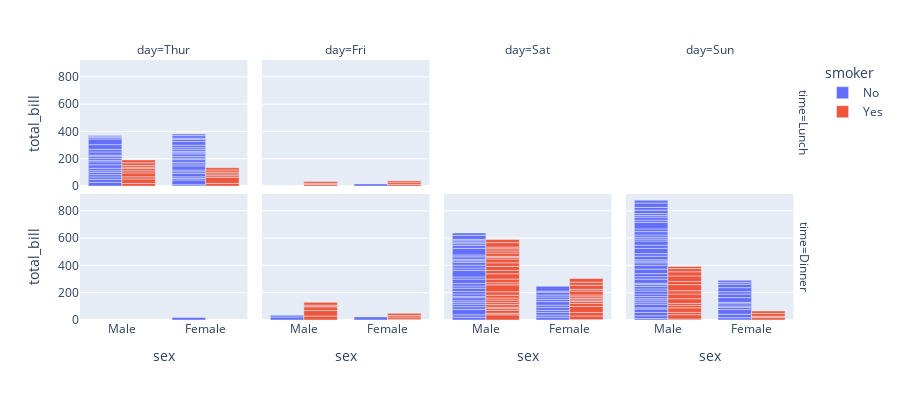

Here is the notebook cell this chart was saved with:
### Code cell
fig = px.bar(tips, x='sex',y='total_bill',
             color='smoker',
             barmode='group',
             facet_row='time',
             facet_col='day',
             category_orders={'day':['Thur','Fri','Sat','Sun'],
                              'time':['Lunch','Dinner']},
             height=400)
fig.show()

### Figure 1 — Plotly figure (JSON) as saved in the notebook; plotly's stock layout.template omitted (floating-point values rounded to 4 significant figures)
{"data": [{"alignmentgroup": "True", "hovertemplate": "smoker=No<br>time=Lunch<br>day=Thur<br>sex=%{x}<br>total_bill=%{y}<extra></extra>", "legendgroup": "No", "marker": {"color": "#636efa", "pattern": {"shape": ""}}, "name": "No", "offsetgroup": "No", "orientation": "v", "showlegend": true, "textposition": "auto", "type": "bar", "x": ["Male", "Male", "Male", "Male", "Female", "Male", "Female", "Male", "Male", "Male", "Male", "Female", "Female", "Female", "Male", "Female", "Male", "Male", "Female", "Female", "Male", "Female", "Female", "Male", "Male", "Female", "Female", "Female", "Female", "Female", "Female", "Female", "Female", "Female", "Male", "Male", "Female", "Female", "Female", "Female", "Female", "Male", "Male", "Male"], "xaxis": "x5", "y": [27.2, 22.76, 17.29, 16.66, 10.07, 15.98, 34.83, 13.03, 18.28, 24.71, 21.16, 10.65, 12.43, 24.08, 11.69, 13.42, 14.26, 15.95, 12.48, 29.8, 8.52, 14.52, 11.38, 22.82, 19.08, 20.27, 11.17, 12.26, 18.26, 8.51, 10.33, 14.15, 13.16, 17.47, 34.3, 41.19, 27.05, 16.43, 8.35, 18.64, 11.87, 9.78, 7.51, 7.56], "yaxis": "y5"}, {"alignmentgroup": "True", "hovertemplate": "smoker=No<br>time=Lunch<br>day=Fri<br>sex=%{x}<br>total_bill=%{y}<extra></extra>", "legendgroup": "No", "marker": {"color": "#636efa", "pattern": {"shape": ""}}, "name": "No", "offsetgroup": "No", "orientation": "v", "showlegend": false, "textposition": "auto", "type": "bar", "x": ["Female"], "xaxis": "x6", "y": [15.98], "yaxis": "y6"}, {"alignmentgroup": "True", "hovertemplate": "smoker=No<br>time=Dinner<br>day=Thur<br>sex=%{x}<br>total_bill=%{y}<extra></extra>", "legendgroup": "No", "marker": {"color": "#636efa", "pattern": {"shape": ""}}, "name": "No", "offsetgroup": "No", "orientation": "v", "showlegend": false, "textposition": "auto", "type": "bar", "x": ["Female"], "xaxis": "x", "y": [18.78], "yaxis": "y"}, {"alignmentgroup": "True", "hovertemplate": "smoker=No<br>time=Dinner<br>day=Fri<br>sex=%{x}<br>total_bill=%{y}<extra></extra>", "legendgroup": "No", "marker": {"color": "#636efa", "pattern": {"shape": ""}}, "name": "No", "offsetgroup": "No", "orientation": "v", "showlegend": false, "textposition": "auto", "type": "bar", "x": ["Male", "Female", "Male"], "xaxis": "x2", "y": [22.49, 22.75, 12.46], "yaxis": "y2"}, {"alignmentgroup": "True", "hovertemplate": "smoker=No<br>time=Dinner<br>day=Sat<br>sex=%{x}<br>total_bill=%{y}<extra></extra>", "legendgroup": "No", "marker": {"color": "#636efa", "pattern": {"shape": ""}}, "name": "No", "offsetgroup": "No", "orientation": "v", "showlegend": false, "textposition": "auto", "type": "bar", "x": ["Male", "Male", "Female", "Female", "Male", "Male", "Male", "Male", "Male", "Male", "Female", "Male", "Male", "Female", "Female", "Male", "Male", "Male", "Female", "Male", "Male", "Male", "Female", "Male", "Male", "Male", "Female", "Male", "Male", "Female", "Female", "Male", "Female", "Male", "Male", "Female", "Male", "Male", "Male", "Male", "Male", "Male", "Female", "Male", "Male"], "xaxis": "x3", "y": [20.65, 17.92, 20.29, 15.77, 39.42, 19.82, 17.81, 13.37, 12.69, 21.7, 19.65, 9.55, 18.35, 15.06, 20.69, 17.78, 24.06, 16.31, 16.93, 18.69, 31.27, 16.04, 26.41, 48.27, 17.59, 20.08, 16.45, 20.23, 12.02, 17.07, 14.73, 10.51, 20.92, 18.24, 14, 7.25, 48.33, 20.45, 13.28, 11.61, 10.77, 10.07, 35.83, 29.03, 17.82], "yaxis": "y3"}, {"alignmentgroup": "True", "hovertemplate": "smoker=No<br>time=Dinner<br>day=Sun<br>sex=%{x}<br>total_bill=%{y}<extra></extra>", "legendgroup": "No", "marker": {"color": "#636efa", "pattern": {"shape": ""}}, "name": "No", "offsetgroup": "No", "orientation": "v", "showlegend": false, "textposition": "auto", "type": "bar", "x": ["Female", "Male", "Male", "Male", "Female", "Male", "Male", "Male", "Male", "Male", "Male", "Female", "Male", "Male", "Female", "Male", "Female", "Male", "Female", "Male", "Male", "Male", "Male", "Male", "Male", "Male", "Male", "Male", "Male", "Female", "Female", "Male", "Male", "Male", "Male", "Male", "Female", "Female", "Male", "Male", "Male", "Male", "Male", "Male", "Female", "Male", "Female", "Female", "Male", "Male", "Male", "Female", "Male", "Male", "Male", "Male", "Male"], "xaxis": "x4", "y": [16.99, 10.34, 21.01, 23.68, 24.59, 25.29, 8.77, 26.88, 15.04, 14.78, 10.27, 35.26, 15.42, 18.43, 14.83, 21.58, 10.33, 16.29, 16.97, 17.46, 13.94, 9.68, 30.4, 18.29, 22.23, 32.4, 28.55, 18.04, 12.54, 10.29, 34.81, 9.94, 25.56, 19.49, 38.07, 23.95, 25.71, 17.31, 29.93, 14.07, 13.13, 17.26, 24.55, 19.77, 29.85, 48.17, 25, 13.39, 16.49, 21.5, 12.66, 16.21, 13.81, 24.52, 20.76, 31.71, 20.69], "yaxis": "y4"}, {"alignmentgroup": "True", "hovertemplate": "smoker=Yes<br>time=Lunch<br>day=Thur<br>sex=%{x}<br>total_bill=%{y}<extra></extra>", "legendgroup": "Yes", "marker": {"color": "#EF553B", "pattern": {"shape": ""}}, "name": "Yes", "offsetgroup": "Yes", "orientation": "v", "showlegend": true, "textposition": "auto", "type": "bar", "x": ["Male", "Male", "Male", "Female", "Male", "Male", "Male", "Male", "Female", "Female", "Male", "Male", "Female", "Female", "Female", "Male", "Female"], "xaxis": "x5", "y": [19.44, 32.68, 16, 19.81, 28.44, 15.48, 16.58, 10.34, 43.11, 13, 13.51, 18.71, 12.74, 13, 16.4, 20.53, 16.47], "yaxis": "y5"}, {"alignmentgroup": "True", "hovertemplate": "smoker=Yes<br>time=Lunch<br>day=Fri<br>sex=%{x}<br>total_bill=%{y}<extra></extra>", "legendgroup": "Yes", "marker": {"color": "#EF553B", "pattern": {"shape": ""}}, "name": "Yes", "offsetgroup": "Yes", "orientation": "v", "showlegend": false, "textposition": "auto", "type": "bar", "x": ["Male", "Female", "Male", "Male", "Female", "Female"], "xaxis": "x6", "y": [12.16, 13.42, 8.58, 13.42, 16.27, 10.09], "yaxis": "y6"}, {"alignmentgroup": "True", "hovertemplate": "smoker=Yes<br>time=Dinner<br>day=Fri<br>sex=%{x}<br>total_bill=%{y}<extra></extra>", "legendgroup": "Yes", "marker": {"color": "#EF553B", "pattern": {"shape": ""}}, "name": "Yes", "offsetgroup": "Yes", "orientation": "v", "showlegend": false, "textposition": "auto", "type": "bar", "x": ["Male", "Female", "Female", "Male", "Male", "Male", "Male", "Female", "Female"], "xaxis": "x2", "y": [28.97, 5.75, 16.32, 40.17, 27.28, 12.03, 21.01, 11.35, 15.38], "yaxis": "y2"}, {"alignmentgroup": "True", "hovertemplate": "smoker=Yes<br>time=Dinner<br>day=Sat<br>sex=%{x}<br>total_bill=%{y}<extra></extra>", "legendgroup": "Yes", "marker": {"color": "#EF553B", "pattern": {"shape": ""}}, "name": "Yes", "offsetgroup": "Yes", "orientation": "v", "showlegend": false, "textposition": "auto", "type": "bar", "x": ["Male", "Male", "Male", "Male", "Male", "Male", "Female", "Male", "Female", "Female", "Male", "Female", "Female", "Male", "Male", "Male", "Female", "Female", "Female", "Male", "Male", "Male", "Male", "Male", "Female", "Male", "Male", "Female", "Female", "Female", "Male", "Male", "Male", "Female", "Female", "Male", "Male", "Male", "Male", "Male", "Female", "Male"], "xaxis": "x3", "y": [38.01, 11.24, 20.29, 13.81, 11.02, 18.29, 3.07, 15.01, 26.86, 25.28, 17.92, 44.3, 22.42, 15.36, 20.49, 25.21, 14.31, 10.59, 10.63, 50.81, 15.81, 26.59, 38.73, 24.27, 12.76, 30.06, 25.89, 13.27, 28.17, 12.9, 28.15, 11.59, 7.74, 30.14, 22.12, 24.01, 15.69, 15.53, 12.6, 32.83, 27.18, 22.67], "yaxis": "y3"}, {"alignmentgroup": "True", "hovertemplate": "smoker=Yes<br>time=Dinner<br>day=Sun<br>sex=%{x}<br>total_bill=%{y}<extra></extra>", "legendgroup": "Yes", "marker": {"color": "#EF553B", "pattern": {"shape": ""}}, "name": "Yes", "offsetgroup": "Yes", "orientation": "v", "showlegend": false, "textposition": "auto", "type": "bar", "x": ["Female", "Male", "Male", "Male", "Male", "Male", "Male", "Female", "Male", "Male", "Male", "Male", "Male", "Male", "Female", "Male", "Female", "Male", "Male"], "xaxis": "x4", "y": [17.51, 7.25, 31.85, 16.82, 32.9, 17.89, 14.48, 9.6, 34.63, 34.65, 23.33, 45.35, 23.17, 40.55, 20.9, 30.46, 18.15, 23.1, 15.69], "yaxis": "y4"}], "layout": {"annotations": [{"font": {}, "showarrow": false, "text": "day=Thur", "x": 0.115, "xanchor": "center", "xref": "paper", "y": 1, "yanchor": "bottom", "yref": "paper"}, {"font": {}, "showarrow": false, "text": "day=Fri", "x": 0.365, "xanchor": "center", "xref": "paper", "y": 1, "yanchor": "bottom", "yref": "paper"}, {"font": {}, "showarrow": false, "text": "day=Sat", "x": 0.615, "xanchor": "center", "xref": "paper", "y": 1, "yanchor": "bottom", "yref": "paper"}, {"font": {}, "showarrow": false, "text": "day=Sun", "x": 0.865, "xanchor": "center", "xref": "paper", "y": 1, "yanchor": "bottom", "yref": "paper"}, {"font": {}, "showarrow": false, "text": "time=Dinner", "textangle": 90, "x": 0.98, "xanchor": "left", "xref": "paper", "y": 0.2425, "yanchor": "middle", "yref": "paper"}, {"font": {}, "showarrow": false, "text": "time=Lunch", "textangle": 90, "x": 0.98, "xanchor": "left", "xref": "paper", "y": 0.7575, "yanchor": "middle", "yref": "paper"}], "barmode": "group", "height": 400, "legend": {"title": {"text": "smoker"}, "tracegroupgap": 0}, "margin": {"t": 60}, "xaxis": {"anchor": "y", "domain": [0, 0.23], "title": {"text": "sex"}}, "xaxis2": {"anchor": "y2", "domain": [0.25, 0.48], "matches": "x", "title": {"text": "sex"}}, "xaxis3": {"anchor": "y3", "domain": [0.5, 0.73], "matches": "x", "title": {"text": "sex"}}, "xaxis4": {"anchor": "y4", "domain": [0.75, 0.98], "matches": "x", "title": {"text": "sex"}}, "xaxis5": {"anchor": "y5", "domain": [0, 0.23], "matches": "x", "showticklabels": false}, "xaxis6": {"anchor": "y6", "domain": [0.25, 0.48], "matches": "x", "showticklabels": false}, "xaxis7": {"anchor": "y7", "domain": [0.5, 0.73], "matches": "x", "showticklabels": false}, "xaxis8": {"anchor": "y8", "domain": [0.75, 0.98], "matches": "x", "showticklabels": false}, "yaxis": {"anchor": "x", "domain": [0, 0.485], "title": {"text": "total_bill"}}, "yaxis2": {"anchor": "x2", "domain": [0, 0.485], "matches": "y", "showticklabels": false}, "yaxis3": {"anchor": "x3", "domain": [0, 0.485], "matches": "y", "showticklabels": false}, "yaxis4": {"anchor": "x4", "domain": [0, 0.485], "matches": "y", "showticklabels": false}, "yaxis5": {"anchor": "x5", "domain": [0.515, 1], "matches": "y", "title": {"text": "total_bill"}}, "yaxis6": {"anchor": "x6", "domain": [0.515, 1], "matches": "y", "showticklabels": false}, "yaxis7": {"anchor": "x7", "domain": [0.515, 1], "matches": "y", "showticklabels": false}, "yaxis8": {"anchor": "x8", "domain": [0.515, 1], "matches": "y", "showticklabels": false}}}
